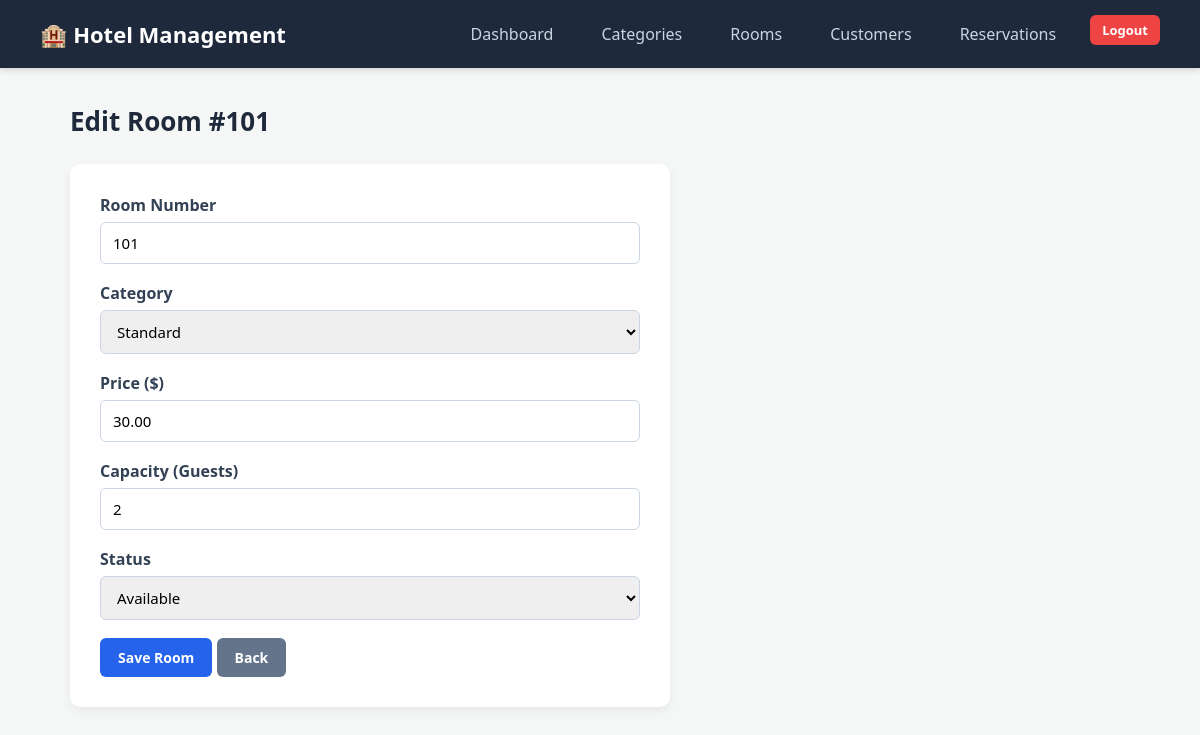
The app's page /rooms/edit/1/ (signed in) with its own data.
### hotel/models.py (models this page shows, shortened)
class Room(models.Model):
    STATUS_CHOICES = [
        ('Available', 'Available'),
        ('Occupied', 'Occupied'),
        ('Maintenance', 'Maintenance'),
    ]
    room_number = models.CharField(max_length=10, unique=True)
    category = models.ForeignKey(RoomCategory, on_delete=models.CASCADE)
    price = models.DecimalField(max_digits=10, decimal_places=2)
    capacity = models.IntegerField()
    status = models.CharField(max_length=20, choices=STATUS_CHOICES, default='Available')

class RoomCategory(models.Model):
    name = models.CharField(max_length=100)
    description = models.TextField(blank=True, null=True)

### hotel/views.py (the view, shortened to what this page needs)
# urls.py: path('rooms/edit/<int:id>/', views.room_edit, name='room_edit'),
@login_required
def room_edit(request, id):
    room = get_object_or_404(Room, id=id)
    categories = RoomCategory.objects.all()
    return render(request, 'hotel/room_form.html', {'room': room, 'categories': categories})

### hotel/templates/hotel/room_form.html (shortened to what this page needs)
{% extends 'hotel/base.html' %}
{% block content %}
<div class="page-header">
    <h2>{% if room %}Edit Room #{{ room.room_number }}{% else %}Add New Room{% endif %}</h2>
</div>
<div class="form-card">
    <form method="POST">
        <div class="form-group">
            <label>Room Number</label>
            <input type="text" name="room_number" value="{{ room.room_number|default:'' }}" required>
        </div>
        <div class="form-group">
            <label>Category</label>
            <select name="category" required>
                {% for cat in categories %}
                    <option value="{{ cat.id }}" {% if room.category.id == cat.id %}selected{% endif %}>{{ cat.name }}</option>
                {% endfor %}
            </select>
        </div>
        <div class="form-group">
            <label>Price ($)</label>
            <input type="number" step="0.01" name="price" value="{{ room.price|default:'' }}" required>
        </div>
        <div class="form-group">
            <label>Capacity (Guests)</label>
            <input type="number" name="capacity" value="{{ room.capacity|default:'' }}" required>
        </div>
        <div class="form-group">
            <label>Status</label>
            <select name="status">
                <option value="Available" {% if room.status == 'Available' %}selected{% endif %}>Available</option>
            </select>
        </div>
        <button type="submit" class="btn btn-primary">Save Room</button>
        <a href="{% url 'room_list' %}" class="btn btn-secondary">Back</a>
    </form>
</div>
{% endblock %}

### hotel/templates/hotel/base.html (style rules this page uses)
* { box-sizing: border-box; margin: 0; padding: 0; font-family: 'Segoe UI', Tahoma, Geneva, Verdana, sans-serif; }
body { background-color: #f4f7f6; color: #333; }
.page-header { display: flex; justify-content: space-between; align-items: center; margin-bottom: 25px; }
.page-header h2 { color: #1e293b; font-size: 26px; }
.btn { display: inline-block; padding: 10px 18px; border-radius: 6px; text-decoration: none; font-weight: 600; font-size: 14px; border: none; cursor: pointer; transition: 0.2s; }
.btn-primary { background-color: #2563eb; color: white; }
.btn-secondary { background-color: #64748b; color: white; }
.form-card { background: white; padding: 30px; border-radius: 10px; box-shadow: 0 4px 10px rgba(0,0,0,0.06); max-width: 600px; }
.form-group { margin-bottom: 18px; }
.form-group label { display: block; margin-bottom: 6px; font-weight: 600; color: #334155; }
.form-group input, .form-group select { width: 100%; padding: 10px 12px; border: 1px solid #cbd5e1; border-radius: 6px; font-size: 15px; }

### records on screen
Room: room_number "101", category "Standard", price "30.00", capacity "2", status "Available"
